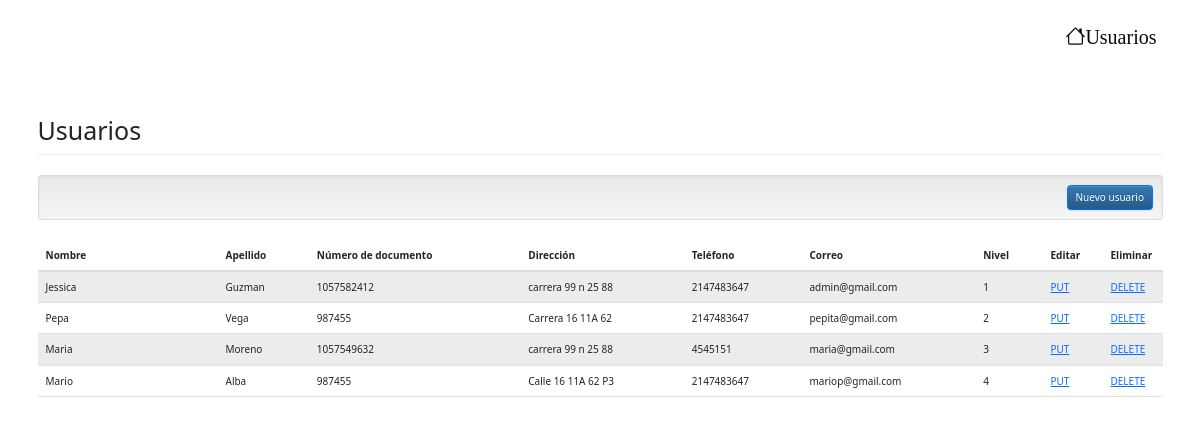
Screenshot of /usuario.php with the database file from the repository.
### tables this page shows
CREATE TABLE `usuario` (
  `id` int(11) NOT NULL,
  `nombre` varchar(25) NOT NULL,
  `apellido` varchar(25) NOT NULL,
  `NoDocumento` varchar(25) NOT NULL,
  `direccion` varchar(25) NOT NULL,
  `telefono` int(25) NOT NULL,
  `email` varchar(45) NOT NULL,
  `password` varchar(15) NOT NULL,
  `nivel` int(11) NOT NULL
);

### controller/usuario.controller.php (called while the page is built, shortened)
<?php
require_once 'model/usuario.php';
class UsuarioController{
    public function __CONSTRUCT(){
        $this->model = new Usuario();
    }
    public function Index(){
        require_once 'vistas/header.php';
        require_once 'vistas/usuario/usuario.php';
    }
}

### model/database.php (called while the page is built)
<?php
class Database
{
    public static function Conectar()
    {
        $pdo = new PDO('mysql:host=localhost;dbname=paneles;charset=utf8', 'root', '');
        $pdo->setAttribute(PDO::ATTR_ERRMODE, PDO::ERRMODE_EXCEPTION);
        return $pdo;
    }
}

### model/usuario.php (called while the page is built, shortened)
<?php
class Usuario
{
	private $pdo;
	public function __CONSTRUCT()
	{
		try
		{
			$this->pdo = Database::Conectar();
		}
		catch(Exception $e)
		{
			die($e->getMessage());
		}
	}
	public function Listar()
	{
		try
		{
			$stm = $this->pdo->prepare("SELECT * FROM usuario");
			$stm->execute();
			return $stm->fetchAll(PDO::FETCH_OBJ);
		}
		catch(Exception $e)
		{
			die($e->getMessage());
		}
	}
}

### vistas/usuario/usuario.php (the view)
<?php include 'vistas/men.php';?>
<h1 class="page-header">Usuarios</h1>
<div class="well well-sm text-right">
    <a class="btn btn-primary" href="?c=Usuario&a=Crud">Nuevo usuario</a>
</div>
<table class="table table-striped">
    <thead>
        <tr>
            <th style="width:180px;">Nombre</th>
            <th>Apellido</th>
            <th>Número de documento</th>
            <th>Dirección</th>
            <th>Teléfono</th>
            <th>Correo</th>
            <th>Nivel</th>
            <th style="width:60px;">Editar</th>
            <th style="width:60px;">Eliminar</th>
        </tr>
    </thead>
    <tbody>
    <?php foreach($this->model->Listar() as $r): ?>
        <tr>
            <td><?php echo $r->nombre; ?></td>
            <td><?php echo $r->apellido; ?></td>
            <td><?php echo $r->NoDocumento; ?></td>
            <td><?php echo $r->direccion; ?></td>
            <td><?php echo $r->telefono; ?></td>
            <td><?php echo $r->email; ?></td>
            <td><?php echo $r->nivel; ?></td>
            <td>
                <a href="?c=Usuario&a=Crud&id=<?php echo $r->id; ?>">PUT</a>
            </td>
            <td>
                <a onclick="javascript:return confirm('¿Seguro de eliminar este registro?');" href="?c=Usuario&a=Eliminar&id=<?php echo $r->id; ?>">DELETE</a>
            </td>
        </tr>
    <?php endforeach; ?>
    </tbody>
</table>

### rows the page displays
usuario: nombre "Jessica", apellido "Guzman", NoDocumento "1057582412", direccion "carrera 99 n 25 88", telefono "2147483647", email "admin@gmail.com", nivel "1"
usuario: nombre "Pepa", apellido "Vega", NoDocumento "987455", direccion "Carrera 16 11A 62", telefono "2147483647", email "pepita@gmail.com", nivel "2"
usuario: nombre "Maria", apellido "Moreno", NoDocumento "1057549632", direccion "carrera 99 n 25 88", telefono "4545151", email "maria@gmail.com", nivel "3"
usuario: nombre "Mario", apellido "Alba", NoDocumento "987455", direccion "Calle 16 11A 62 P3", telefono "2147483647", email "mariop@gmail.com", nivel "4"
